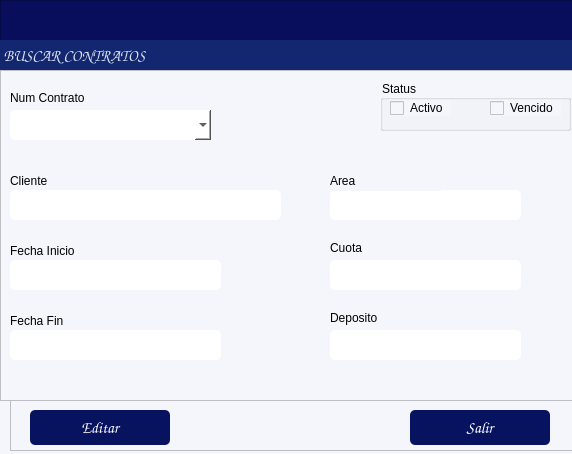
<?xml version="1.0" encoding="UTF-8"?>
<ui version="4.0">
 <class>formClientes</class>
 <widget class="QDialog" name="formClientes">
  <property name="windowModality">
   <enum>Qt::WindowModality::ApplicationModal</enum>
  </property>
  <property name="geometry">
   <rect>
    <x>0</x>
    <y>0</y>
    <width>572</width>
    <height>454</height>
   </rect>
  </property>
  <property name="windowTitle">
   <string/>
  </property>
  <property name="styleSheet">
   <string notr="true">background-color: rgb(245, 245, 252);</string>
  </property>
  <widget class="QFrame" name="frame">
   <property name="geometry">
    <rect>
     <x>0</x>
     <y>0</y>
     <width>681</width>
     <height>71</height>
    </rect>
   </property>
   <property name="maximumSize">
    <size>
     <width>16777215</width>
     <height>16777215</height>
    </size>
   </property>
   <property name="styleSheet">
    <string notr="true">background-color: rgb(8, 14, 91);</string>
   </property>
   <property name="frameShape">
    <enum>QFrame::Shape::StyledPanel</enum>
   </property>
   <property name="frameShadow">
    <enum>QFrame::Shadow::Raised</enum>
   </property>
   <widget class="QLabel" name="label_6">
    <property name="geometry">
     <rect>
      <x>0</x>
      <y>40</y>
      <width>832</width>
      <height>31</height>
     </rect>
    </property>
    <property name="font">
     <font>
      <family>Comic Sans MS</family>
      <pointsize>12</pointsize>
      <bold>true</bold>
     </font>
    </property>
    <property name="styleSheet">
     <string notr="true">color: rgb(255, 255, 255);
background-color: rgb(19, 39, 113);
color: rgb(255, 78, 2);
color: rgb(216, 224, 236);</string>
    </property>
    <property name="text">
     <string> BUSCAR CONTRATOS</string>
    </property>
    <property name="alignment">
     <set>Qt::AlignmentFlag::AlignLeading|Qt::AlignmentFlag::AlignLeft|Qt::AlignmentFlag::AlignVCenter</set>
    </property>
   </widget>
  </widget>
  <widget class="QFrame" name="frame_2">
   <property name="geometry">
    <rect>
     <x>0</x>
     <y>70</y>
     <width>681</width>
     <height>331</height>
    </rect>
   </property>
   <property name="maximumSize">
    <size>
     <width>16777215</width>
     <height>500</height>
    </size>
   </property>
   <property name="styleSheet">
    <string notr="true">background-color: rgb(255, 255, 255);
background-color: rgb(245, 245, 252);</string>
   </property>
   <property name="frameShape">
    <enum>QFrame::Shape::StyledPanel</enum>
   </property>
   <property name="frameShadow">
    <enum>QFrame::Shadow::Raised</enum>
   </property>
   <widget class="QLabel" name="label_10">
    <property name="geometry">
     <rect>
      <x>10</x>
      <y>20</y>
      <width>91</width>
      <height>16</height>
     </rect>
    </property>
    <property name="text">
     <string>Num Contrato</string>
    </property>
   </widget>
   <widget class="QGroupBox" name="groupBox">
    <property name="geometry">
     <rect>
      <x>380</x>
      <y>10</y>
      <width>191</width>
      <height>51</height>
     </rect>
    </property>
    <property name="styleSheet">
     <string notr="true"/>
    </property>
    <property name="title">
     <string>Status</string>
    </property>
    <widget class="QCheckBox" name="checkBActivo">
     <property name="geometry">
      <rect>
       <x>10</x>
       <y>20</y>
       <width>61</width>
       <height>16</height>
      </rect>
     </property>
     <property name="styleSheet">
      <string notr="true">border-color: rgb(0, 0, 0);</string>
     </property>
     <property name="text">
      <string>Activo</string>
     </property>
    </widget>
    <widget class="QCheckBox" name="checkBvencido">
     <property name="geometry">
      <rect>
       <x>110</x>
       <y>20</y>
       <width>71</width>
       <height>16</height>
      </rect>
     </property>
     <property name="styleSheet">
      <string notr="true">border-color: rgb(0, 0, 0);</string>
     </property>
     <property name="text">
      <string>Vencido</string>
     </property>
    </widget>
   </widget>
   <widget class="QComboBox" name="cmbContrato">
    <property name="enabled">
     <bool>true</bool>
    </property>
    <property name="geometry">
     <rect>
      <x>10</x>
      <y>40</y>
      <width>201</width>
      <height>30</height>
     </rect>
    </property>
    <property name="styleSheet">
     <string notr="true">background-color: rgb(255, 255, 255);
border-radius:5px;</string>
    </property>
    <property name="placeholderText">
     <string>selecciona una opcion</string>
    </property>
    <item>
     <property name="text">
      <string>--seleccione una opcion--</string>
     </property>
    </item>
   </widget>
   <widget class="QLineEdit" name="txtArea">
    <property name="geometry">
     <rect>
      <x>330</x>
      <y>120</y>
      <width>191</width>
      <height>30</height>
     </rect>
    </property>
    <property name="font">
     <font>
      <pointsize>10</pointsize>
     </font>
    </property>
    <property name="styleSheet">
     <string notr="true">background-color: rgb(255, 255, 255);
border-radius:5px;</string>
    </property>
    <property name="alignment">
     <set>Qt::AlignmentFlag::AlignBottom|Qt::AlignmentFlag::AlignLeading|Qt::AlignmentFlag::AlignLeft</set>
    </property>
    <property name="readOnly">
     <bool>false</bool>
    </property>
   </widget>
   <widget class="QLabel" name="label_4">
    <property name="geometry">
     <rect>
      <x>10</x>
      <y>170</y>
      <width>71</width>
      <height>21</height>
     </rect>
    </property>
    <property name="text">
     <string>Fecha Inicio</string>
    </property>
   </widget>
   <widget class="QLineEdit" name="txtCuota">
    <property name="geometry">
     <rect>
      <x>330</x>
      <y>190</y>
      <width>191</width>
      <height>30</height>
     </rect>
    </property>
    <property name="font">
     <font>
      <pointsize>10</pointsize>
     </font>
    </property>
    <property name="styleSheet">
     <string notr="true">background-color: rgb(255, 255, 255);
border-radius:5px;</string>
    </property>
    <property name="alignment">
     <set>Qt::AlignmentFlag::AlignBottom|Qt::AlignmentFlag::AlignLeading|Qt::AlignmentFlag::AlignLeft</set>
    </property>
    <property name="readOnly">
     <bool>false</bool>
    </property>
   </widget>
   <widget class="QLabel" name="label_8">
    <property name="geometry">
     <rect>
      <x>10</x>
      <y>240</y>
      <width>71</width>
      <height>21</height>
     </rect>
    </property>
    <property name="text">
     <string>Fecha Fin</string>
    </property>
   </widget>
   <widget class="QLabel" name="label_3">
    <property name="geometry">
     <rect>
      <x>10</x>
      <y>100</y>
      <width>71</width>
      <height>21</height>
     </rect>
    </property>
    <property name="text">
     <string>Cliente</string>
    </property>
   </widget>
   <widget class="QLabel" name="label_13">
    <property name="geometry">
     <rect>
      <x>330</x>
      <y>240</y>
      <width>61</width>
      <height>16</height>
     </rect>
    </property>
    <property name="text">
     <string>Deposito</string>
    </property>
   </widget>
   <widget class="QLineEdit" name="txtCliente">
    <property name="geometry">
     <rect>
      <x>10</x>
      <y>120</y>
      <width>271</width>
      <height>30</height>
     </rect>
    </property>
    <property name="font">
     <font>
      <pointsize>10</pointsize>
      <bold>true</bold>
     </font>
    </property>
    <property name="styleSheet">
     <string notr="true">background-color: rgb(255, 255, 255);
border-radius:5px;</string>
    </property>
    <property name="alignment">
     <set>Qt::AlignmentFlag::AlignBottom|Qt::AlignmentFlag::AlignLeading|Qt::AlignmentFlag::AlignLeft</set>
    </property>
    <property name="readOnly">
     <bool>false</bool>
    </property>
   </widget>
   <widget class="QLabel" name="label_7">
    <property name="geometry">
     <rect>
      <x>330</x>
      <y>170</y>
      <width>41</width>
      <height>16</height>
     </rect>
    </property>
    <property name="text">
     <string>Cuota</string>
    </property>
   </widget>
   <widget class="QLabel" name="label_9">
    <property name="geometry">
     <rect>
      <x>330</x>
      <y>100</y>
      <width>111</width>
      <height>21</height>
     </rect>
    </property>
    <property name="text">
     <string>Area</string>
    </property>
   </widget>
   <widget class="QLineEdit" name="txtDG">
    <property name="geometry">
     <rect>
      <x>330</x>
      <y>260</y>
      <width>191</width>
      <height>30</height>
     </rect>
    </property>
    <property name="font">
     <font>
      <pointsize>10</pointsize>
     </font>
    </property>
    <property name="styleSheet">
     <string notr="true">background-color: rgb(255, 255, 255);
border-radius:5px;
</string>
    </property>
    <property name="alignment">
     <set>Qt::AlignmentFlag::AlignBottom|Qt::AlignmentFlag::AlignLeading|Qt::AlignmentFlag::AlignLeft</set>
    </property>
    <property name="readOnly">
     <bool>false</bool>
    </property>
   </widget>
   <widget class="QLineEdit" name="txtfecha_ini">
    <property name="geometry">
     <rect>
      <x>10</x>
      <y>190</y>
      <width>211</width>
      <height>30</height>
     </rect>
    </property>
    <property name="font">
     <font>
      <pointsize>10</pointsize>
     </font>
    </property>
    <property name="styleSheet">
     <string notr="true">background-color: rgb(255, 255, 255);
border-radius:5px;</string>
    </property>
    <property name="alignment">
     <set>Qt::AlignmentFlag::AlignBottom|Qt::AlignmentFlag::AlignLeading|Qt::AlignmentFlag::AlignLeft</set>
    </property>
    <property name="readOnly">
     <bool>false</bool>
    </property>
   </widget>
   <widget class="QLineEdit" name="txtfecha_fin">
    <property name="geometry">
     <rect>
      <x>10</x>
      <y>260</y>
      <width>211</width>
      <height>30</height>
     </rect>
    </property>
    <property name="font">
     <font>
      <pointsize>10</pointsize>
     </font>
    </property>
    <property name="styleSheet">
     <string notr="true">background-color: rgb(255, 255, 255);
border-radius:5px;</string>
    </property>
    <property name="alignment">
     <set>Qt::AlignmentFlag::AlignBottom|Qt::AlignmentFlag::AlignLeading|Qt::AlignmentFlag::AlignLeft</set>
    </property>
    <property name="readOnly">
     <bool>false</bool>
    </property>
   </widget>
  </widget>
  <widget class="QFrame" name="frame_3">
   <property name="geometry">
    <rect>
     <x>10</x>
     <y>400</y>
     <width>654</width>
     <height>51</height>
    </rect>
   </property>
   <property name="maximumSize">
    <size>
     <width>16777215</width>
     <height>60</height>
    </size>
   </property>
   <property name="styleSheet">
    <string notr="true"/>
   </property>
   <property name="frameShape">
    <enum>QFrame::Shape::StyledPanel</enum>
   </property>
   <property name="frameShadow">
    <enum>QFrame::Shadow::Raised</enum>
   </property>
   <widget class="QPushButton" name="btnSalir">
    <property name="geometry">
     <rect>
      <x>400</x>
      <y>10</y>
      <width>140</width>
      <height>35</height>
     </rect>
    </property>
    <property name="maximumSize">
     <size>
      <width>150</width>
      <height>100</height>
     </size>
    </property>
    <property name="font">
     <font>
      <family>Comic Sans MS</family>
      <pointsize>12</pointsize>
      <bold>false</bold>
     </font>
    </property>
    <property name="cursor">
     <cursorShape>PointingHandCursor</cursorShape>
    </property>
    <property name="layoutDirection">
     <enum>Qt::LayoutDirection::LeftToRight</enum>
    </property>
    <property name="styleSheet">
     <string notr="true">background-color: rgb(8, 19, 95);
color: rgb(255, 255, 255);
border-radius:5px;
</string>
    </property>
    <property name="text">
     <string>Salir</string>
    </property>
    <property name="icon">
     <iconset>
      <normaloff>../iconos/salir.ico</normaloff>../iconos/salir.ico</iconset>
    </property>
    <property name="iconSize">
     <size>
      <width>20</width>
      <height>20</height>
     </size>
    </property>
    <property name="flat">
     <bool>true</bool>
    </property>
   </widget>
   <widget class="QPushButton" name="btnEditar">
    <property name="geometry">
     <rect>
      <x>20</x>
      <y>10</y>
      <width>140</width>
      <height>35</height>
     </rect>
    </property>
    <property name="maximumSize">
     <size>
      <width>150</width>
      <height>100</height>
     </size>
    </property>
    <property name="font">
     <font>
      <family>Comic Sans MS</family>
      <pointsize>12</pointsize>
      <bold>false</bold>
     </font>
    </property>
    <property name="cursor">
     <cursorShape>PointingHandCursor</cursorShape>
    </property>
    <property name="layoutDirection">
     <enum>Qt::LayoutDirection::LeftToRight</enum>
    </property>
    <property name="styleSheet">
     <string notr="true">background-color: rgb(8, 19, 95);
color: rgb(255, 255, 255);
border-radius:5px;
</string>
    </property>
    <property name="text">
     <string>Editar</string>
    </property>
    <property name="icon">
     <iconset>
      <normaloff>../iconos/Custom-Icon-Design-Pretty-Office-9-Edit-file.256.png</normaloff>../iconos/Custom-Icon-Design-Pretty-Office-9-Edit-file.256.png</iconset>
    </property>
    <property name="iconSize">
     <size>
      <width>30</width>
      <height>30</height>
     </size>
    </property>
    <property name="flat">
     <bool>true</bool>
    </property>
   </widget>
  </widget>
 </widget>
 <resources/>
 <connections/>
</ui>
